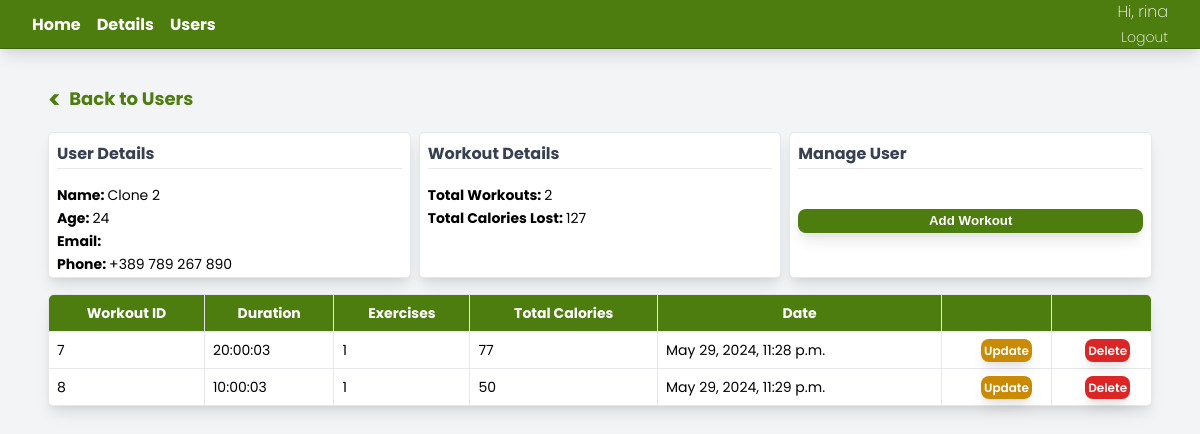
Page /users/4/ (signed in) on the committed database.
### tracker/models.py (models this page shows, shortened)
class UserProfile(models.Model):
    user = models.OneToOneField(AuthUser, null=True, on_delete=models.CASCADE)
    name = models.CharField(max_length=200, null=True)
    age = models.IntegerField(null=True)
    phone = models.CharField(max_length=200, null=True)
    date_created = models.DateTimeField(auto_now_add=True, null=True)

### tracker/views.py (the view)
# urls.py: path('users/<str:id>/', views.user_details, name='user_details'),
@login_required(login_url='login')
def user_details(request, id):
    try:
        user_profile = UserProfile.objects.get(id=id)
    except UserProfile.DoesNotExist:
        return HttpResponse("User profile does not exist.", status=404)
    if request.user != user_profile.user and not request.user.groups.filter(name='admin').exists():
        return HttpResponse("You are not authorized to view this page.")
    workouts = Workout.objects.filter(user=user_profile)
    total_workouts = workouts.count()
    total_calories = 0
    for workout in workouts:
        total_calories += WorkoutDetail.objects.filter(workout=workout).aggregate(Sum('calories_burned'))[
                              'calories_burned__sum'] or 0
    all_workout_details = workouts.annotate(
        total_duration=Sum('workoutdetail__duration'),
        total_exercises=Count('workoutdetail__exercise', distinct=True),
        total_calories=Sum('workoutdetail__calories_burned')
    ).values(
        'id', 'start_time', 'total_duration', 'total_exercises', 'total_calories'
    )
    return render(request, 'tracker/user_details.html', {
        'user': user_profile, 'workouts': workouts, 'total_calories': total_calories,
        "total_workouts": total_workouts, 'all_workout_details': all_workout_details
    })

### tracker/templates/tracker/user_details.html (shortened to what this page needs)
{% extends 'tracker/base.html' %}
{% block content %}
<div class="stats-container" style="margin-top: 2rem">
    {% if request.user.is_staff %}
    <div>
        <a href="{% url 'users' %}" class="back-to-users">
            <span style="font-size: 1.5rem; line-height: 2rem; margin-top: 0.2rem"><</span>
            <span> Back to Users</span>
        </a>
    </div>
    {% endif %}
    <div class="stats-card-container">
        <div class="stats-card">
            <span class="stats-card-title">User Details</span>
            <div class="stats-card-layout">
                <div>
                    <span style="font-weight: bold">Name: </span>
                    <span>{{ user.name }}</span>
                </div>
                <div>
                    <span style="font-weight: bold">Age: </span>
                    <span>{{ user.age }}</span>
                </div>
                <div>
                    <span style="font-weight: bold">Email: </span>
                </div>
                <div>
                    <span style="font-weight: bold">Phone: </span>
                    <span>{{ user.phone }}</span>
                </div>
            </div>
        </div>
        <div class="stats-card">
            <span class="stats-card-title">Workout Details</span>
            <div class="stats-card-layout">
                <div>
                    <span style="font-weight: bold">Total Workouts: </span>
                    <span>{{ total_workouts }}</span>
                </div>
                <div>
                    <span style="font-weight: bold">Total Calories Lost: </span>
                    <span>{{ total_calories }}</span>
                </div>
            </div>
        </div>
        <div class="stats-card">
            <span class="stats-card-title">Manage User</span>
            <div class="stats-card-layout" style="margin-top: 1.5rem">
                <a href="{% url 'create_workout' user.id %}">
                    <button class="stats-card-layout-workout-button">
                        Add Workout
                    </button>
                </a>
            </div>
        </div>
    </div>
    <table class="stats-table">
        <thead class="stats-header">
        <tr>
            <th class="table-cell">Workout ID</th>
            <th class="table-cell">Duration</th>
            <th class="table-cell">Exercises</th>
            <th class="table-cell">Total Calories</th>
            <th class="table-cell">Date</th>
            <th class="table-cell"></th>
            <th class="table-cell"></th>
        </tr>
        </thead>
        <tbody>
        {% for workout in all_workout_details %}
        <tr>
            <td class="table-cell">{{ workout.id }}</td>
            <td class="table-cell">{{ workout.total_duration }}</td>
            <td class="table-cell">{{ workout.total_exercises }}</td>
            <td class="table-cell">{{ workout.total_calories }}</td>
            <td class="table-cell">{{ workout.start_time }}</td>
            <td class="table-cell"><a
                    class="stats-card-layout-update-button"
                    style="text-decoration: none; padding: 0.2rem; font-size: 0.75rem; line-height: 1rem; margin-left: 33%"
                    href="{% url 'update_workout' workout.id %}">Update</a>
            </td>
            <td class="table-cell"><a
                    class="stats-card-layout-delete-button"
                    style="text-decoration: none; padding: 0.2rem; font-size: 0.75rem; line-height: 1rem; margin-left: 30%"
                    href="{% url 'delete_workout' workout.id %}">Delete</a>
            </td>
        </tr>
        {% endfor %}
        </tbody>
    </table>
</div>
{% endblock %}

### tracker/templates/tracker/navbar.html
<div class="navbar">
    <div class="nav-items-container">
        <span><a class="nav-items" style="text-decoration: none;"
                 href="{% url 'home' %}">Home</a></span>
        <span><a class="nav-items" style="text-decoration: none;"
                 href="{% url 'user_details' request.user.id %}">Details</a></span>
        {% if request.user.is_staff %}
        <span><a class="nav-items" style="text-decoration: none" href="{% url 'users' %}">Users</a></span>
        {% endif %}
    </div>
    <div class="user-details-container">
        <span style="font-weight: 200">Hi, {{ request.user }}</span>
        <span><a class="nav-items"
                 style="text-decoration: none; font-size: 0.875rem; line-height: 1.25rem; font-weight: 200"
                 href="{% url 'logout' %}">Logout</a></span>
    </div>
</div>

### tracker/static/tracker/styles.css (style rules this page uses)
body { padding: 0; margin: 0; font-family: 'Poppins', sans-serif; }
.navbar { display: flex; flex-direction: row; justify-content: space-between; align-items: center; gap: 0.5rem; width: 100%; height: 3rem; border-bottom: 1px solid rgb(63 98 18); background-color: rgb(77 124 15); box-shadow: 0 10px 15px -3px rgba(0, 0, 0, 0.1), 0 4px 6px -2px rgba(0, 0, 0, 0.05); font-weight: 700; color: #ffffff; }
.nav-items-container { display: flex; gap: 1rem; padding: 2rem; }
.user-details-container { display: flex; flex-direction: column; align-items: flex-end; padding: 2rem; }
.nav-items { text-decoration: none !important; border-radius: 0.25rem; cursor: pointer; color: #ffffff; }
.table-cell { border-bottom: 1px solid #E5E7EB; border-right: 1px solid #E5E7EB; padding: 0.5rem; font-size: 0.875rem; line-height: 1.25rem; }
table tr:last-child td { border-bottom: none; }
table tr td:last-child, table tr th:last-child { border-right: none; border-top-right-radius: 0.3rem; }
table tr td:first-child, table tr th:first-child { border-top-left-radius: 0.3rem; }
.stats-container { display: flex; flex-direction: column; gap: 1rem; justify-content: space-between; margin: 3rem; }
.stats-card-container { display: flex; flex-direction: row; gap: 0.5rem; justify-content: space-between; align-items: center; }
.stats-card { display: flex; flex-direction: column; gap: 1rem; align-items: flex-start; width: 100%; height: 8rem; padding: 0.5rem; border-radius: 0.3rem; border: 1px solid #E5E7EB; background-color: white; box-shadow: 0 10px 15px -3px rgba(0, 0, 0, 0.1), 0 4px 6px -2px rgba(0, 0, 0, 0.05); }
.stats-card-title { font-weight: 700; width: 100%; padding-bottom: 0.1rem; border-bottom: 1px solid #E5E7EB; color: #374151; }
.stats-card-layout { display: flex; flex-direction: column; gap: 0.2rem; width: 100%; font-size: 0.875rem; line-height: 1.25rem; }
.stats-card-layout-workout-button { width: 100%; height: 1.5rem; background-color: rgb(77 124 15); border: none; border-radius: 0.5rem; box-shadow: 0 10px 15px -3px rgba(0, 0, 0, 0.1), 0 4px 6px -2px rgba(0, 0, 0, 0.05); font-weight: 600; color: #ffffff; cursor: pointer; }
.stats-card-layout-update-button { width: 100%; height: 1.5rem; background-color: rgb(202 138 4); border: none; border-radius: 0.5rem; box-shadow: 0 10px 15px -3px rgba(0, 0, 0, 0.1), 0 4px 6px -2px rgba(0, 0, 0, 0.05); font-weight: 600; color: #ffffff; cursor: pointer; }
.stats-card-layout-delete-button { width: 100%; height: 1.5rem; background-color: rgb(220 38 38); border: none; border-radius: 0.5rem; font-weight: 600; color: #ffffff; cursor: pointer; box-shadow: 0 10px 15px -3px rgba(0, 0, 0, 0.1), 0 4px 6px -2px rgba(0, 0, 0, 0.05); }
.stats-table { width: 100%; background-color: white; border: 1px solid #E5E7EB; border-radius: 0.3rem; border-spacing: 0; box-shadow: 0 10px 15px -3px rgba(0, 0, 0, 0.1), 0 4px 6px -2px rgba(0, 0, 0, 0.05); overflow-y: auto; }
.stats-header { background-color: rgb(77 124 15); color: #ffffff; padding: 0; }
.back-to-users { display: flex; align-items: center; gap: 0.5rem; color: rgb(77 124 15); font-weight: 700; font-size: 1.125rem; line-height: 1.75rem; cursor: pointer; text-decoration: none; width: fit-content; }

### rows in the picture
UserProfile: name "Clone 2", age "24", phone "+389 789 267 890"

### other values in the picture
{{ request.user }} "rina"
{{ total_workouts }} "2"
{{ total_calories }} "127"
{{ workout.id }} "7" "8"
{{ workout.total_duration }} "20:00:03" "10:00:03"
{{ workout.total_exercises }} "1" "1"
{{ workout.total_calories }} "77" "50"
{{ workout.start_time }} "May 29, 2024, 11:28 p.m." "May 29, 2024, 11:29 p.m."
